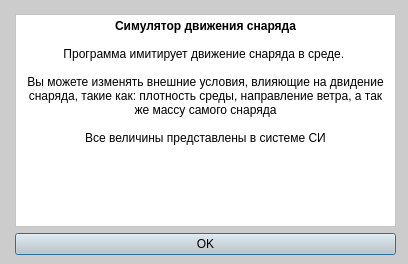
<?xml version="1.0" encoding="UTF-8"?>
<ui version="4.0">
 <class>Dialog</class>
 <widget class="QDialog" name="Dialog">
  <property name="geometry">
   <rect>
    <x>0</x>
    <y>0</y>
    <width>408</width>
    <height>264</height>
   </rect>
  </property>
  <property name="sizePolicy">
   <sizepolicy hsizetype="Fixed" vsizetype="Fixed">
    <horstretch>0</horstretch>
    <verstretch>0</verstretch>
   </sizepolicy>
  </property>
  <property name="minimumSize">
   <size>
    <width>408</width>
    <height>264</height>
   </size>
  </property>
  <property name="maximumSize">
   <size>
    <width>408</width>
    <height>264</height>
   </size>
  </property>
  <property name="windowTitle">
   <string>Dialog</string>
  </property>
  <property name="styleSheet">
   <string notr="true">background-color: rgb(204, 204, 204);</string>
  </property>
  <widget class="QWidget" name="layoutWidget">
   <property name="geometry">
    <rect>
     <x>15</x>
     <y>14</y>
     <width>381</width>
     <height>241</height>
    </rect>
   </property>
   <layout class="QGridLayout" name="gridLayout">
    <item row="2" column="0">
     <widget class="QPushButton" name="pushButton">
      <property name="text">
       <string>OK</string>
      </property>
     </widget>
    </item>
    <item row="1" column="0">
     <widget class="QTextBrowser" name="textBrowser">
      <property name="styleSheet">
       <string notr="true">background-color: rgb(255, 255, 255);</string>
      </property>
      <property name="html">
       <string>&lt;!DOCTYPE HTML PUBLIC &quot;-//W3C//DTD HTML 4.0//EN&quot; &quot;http://www.w3.org/TR/REC-html40/strict.dtd&quot;&gt;
&lt;html&gt;&lt;head&gt;&lt;meta name=&quot;qrichtext&quot; content=&quot;1&quot; /&gt;&lt;style type=&quot;text/css&quot;&gt;
p, li { white-space: pre-wrap; }
&lt;/style&gt;&lt;/head&gt;&lt;body style=&quot; font-family:'MS Shell Dlg 2'; font-size:7.5pt; font-weight:400; font-style:normal;&quot;&gt;
&lt;p align=&quot;center&quot; style=&quot; margin-top:0px; margin-bottom:0px; margin-left:0px; margin-right:0px; -qt-block-indent:0; text-indent:0px;&quot;&gt;&lt;span style=&quot; font-family:'.Helvetica Neue DeskInterface'; font-size:9pt; font-weight:600;&quot;&gt;Симулятор движения снаряда&lt;/span&gt;&lt;/p&gt;
&lt;p align=&quot;center&quot; style=&quot;-qt-paragraph-type:empty; margin-top:0px; margin-bottom:0px; margin-left:0px; margin-right:0px; -qt-block-indent:0; text-indent:0px; font-family:'.Helvetica Neue DeskInterface'; font-size:9pt; font-weight:600;&quot;&gt;&lt;br /&gt;&lt;/p&gt;
&lt;p align=&quot;center&quot; style=&quot; margin-top:0px; margin-bottom:0px; margin-left:0px; margin-right:0px; -qt-block-indent:0; text-indent:0px;&quot;&gt;&lt;span style=&quot; font-family:'.Helvetica Neue DeskInterface'; font-size:9pt;&quot;&gt;Программа имитирует движение снаряда в среде. &lt;/span&gt;&lt;/p&gt;
&lt;p align=&quot;center&quot; style=&quot;-qt-paragraph-type:empty; margin-top:0px; margin-bottom:0px; margin-left:0px; margin-right:0px; -qt-block-indent:0; text-indent:0px; font-family:'.Helvetica Neue DeskInterface'; font-size:9pt;&quot;&gt;&lt;br /&gt;&lt;/p&gt;
&lt;p align=&quot;center&quot; style=&quot; margin-top:0px; margin-bottom:0px; margin-left:0px; margin-right:0px; -qt-block-indent:0; text-indent:0px;&quot;&gt;&lt;span style=&quot; font-family:'.Helvetica Neue DeskInterface'; font-size:9pt;&quot;&gt;Вы можете изменять внешние условия, влияющие на двидение снаряда, такие как: плотность среды, направление ветра, а так же массу самого снаряда&lt;/span&gt;&lt;/p&gt;
&lt;p align=&quot;center&quot; style=&quot; margin-top:0px; margin-bottom:0px; margin-left:0px; margin-right:0px; -qt-block-indent:0; text-indent:0px;&quot;&gt;&lt;span style=&quot; font-family:'.Helvetica Neue DeskInterface'; font-size:9pt;&quot;&gt;&lt;br /&gt;Все величины представлены в системе СИ&lt;/span&gt;&lt;/p&gt;&lt;/body&gt;&lt;/html&gt;</string>
      </property>
     </widget>
    </item>
   </layout>
  </widget>
 </widget>
 <resources/>
 <connections>
  <connection>
   <sender>pushButton</sender>
   <signal>clicked()</signal>
   <receiver>Dialog</receiver>
   <slot>close()</slot>
   <hints>
    <hint type="sourcelabel">
     <x>123</x>
     <y>245</y>
    </hint>
    <hint type="destinationlabel">
     <x>12</x>
     <y>238</y>
    </hint>
   </hints>
  </connection>
 </connections>
</ui>
